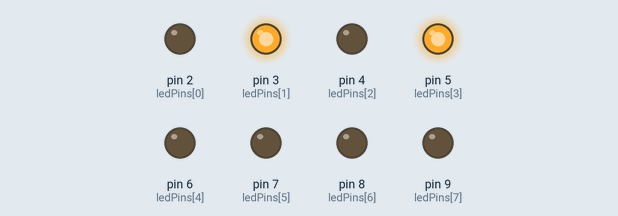
Recording of a sketch running on a simulated Arduino Uno, built with avr-gcc and run on an emulated ATmega328P. Shown: output pins drawn as LEDs (lit = HIGH).

Above: at 0.5 s.
At 2.0 s:
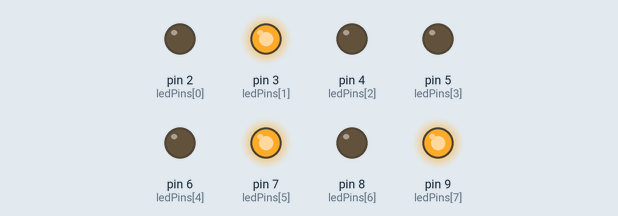
At 5.0 s:
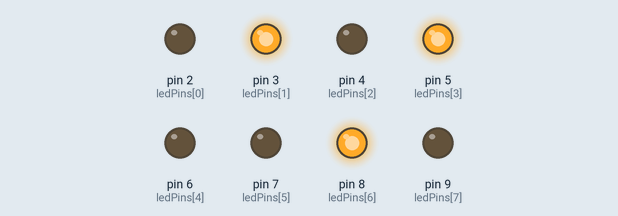
At 6.5 s:
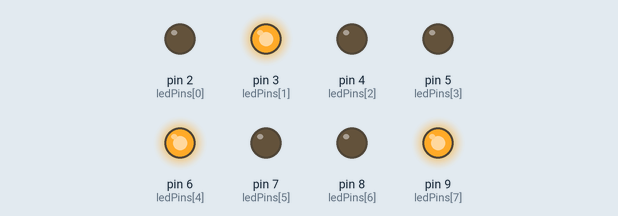
At 8.0 s:
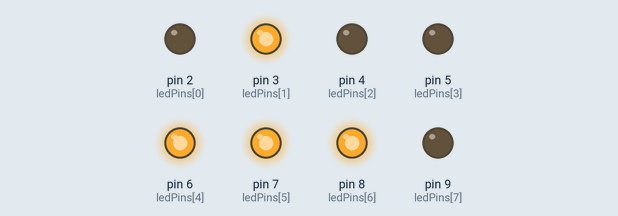
At 10.0 s:
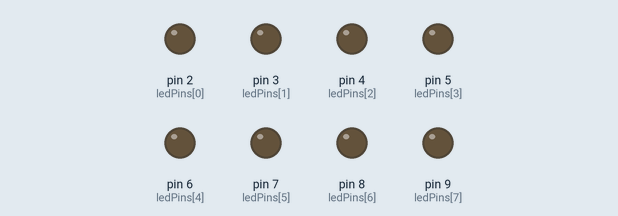
Timing chart, 0 to 15.0 s (numbered marks = the images above):
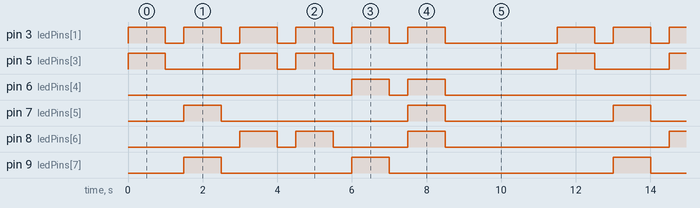

Measured:
- by itself, pin 3 (ledPins[1]): repeats every 11.5 s: 5 × (LOW 0.50 s, HIGH 1.0 s), LOW 3.0 s, HIGH 1.0 s
- by itself, pin 5 (ledPins[3]): repeats every 11.5 s: LOW 2.0 s, HIGH 1.0 s, LOW 0.50 s, HIGH 1.0 s, LOW 6.0 s, HIGH 1.0 s
- by itself, pin 6 (ledPins[4]): repeats every 11.5 s: LOW 0.50 s, HIGH 1.0 s, LOW 9.0 s, HIGH 1.0 s
- by itself, pin 7 (ledPins[5]): alternates HIGH for 1.0 s and LOW for 4.8 s
- by itself, pin 8 (ledPins[6]): repeats every 11.5 s: LOW 0.50 s, HIGH 1.0 s, LOW 2.0 s, HIGH 1.0 s, LOW 6.0 s, HIGH 1.0 s
- by itself, pin 9 (ledPins[7]): repeats every 11.5 s: LOW 3.5 s, HIGH 1.0 s, LOW 6.0 s, HIGH 1.0 s

The sketch:

Assignment_GE_102_week_3.ino
```cpp
/* the lines below represent the 8 bits for each letter of PERRIN

P=01010000

E=01000101

R=01010010

R=01010010

I=01001001

N=01001110   */


// LED Pin Variables


int ledPins[] = {2,3,4,5,6,7,8,9}; // An array to hold the pin each LED is

//Arrays for digitalWrite settings

 byte P[] = {LOW,HIGH,LOW,HIGH,LOW,LOW,LOW,LOW};

  int E[] = {LOW,HIGH,LOW,LOW,LOW,HIGH,LOW,HIGH};

   int R[] = {LOW,HIGH,LOW,HIGH,LOW,LOW,HIGH,LOW};

    int I[] = {LOW,HIGH,LOW,LOW,HIGH,LOW,LOW,HIGH};

     int N[] = {LOW,HIGH,LOW,LOW,HIGH,HIGH,HIGH,LOW};


// connected to i.e. LED #0 is connected to pin 2, LED #1, 3 and so on
// to access, ledPins[0] would equal 2 and ledPins[7] would equal 9

/*
 * setup() - this function runs once when you turn your Arduino on
 * We set the control pins to outputs
 */
void setup()
{
  // Set each pin connected to an LED to output mode (pulling high (on) or low (off))
  for(int i = 0; i < 8; i++) {    // this is a loop and will repeat eight times
    pinMode(ledPins[i],OUTPUT); // we use this to set each LED pin to output
  }                               // the code this replaces is below

  /* (commented code will not run)
   * these are the lines replaced by the for loop above. They do exactly the
   * same thing as the one above just needing less typing
  pinMode(ledPins[0],OUTPUT);
  pinMode(ledPins[1],OUTPUT);
  pinMode(ledPins[2],OUTPUT);
  pinMode(ledPins[3],OUTPUT);
  pinMode(ledPins[4],OUTPUT);
  pinMode(ledPins[5],OUTPUT);
  pinMode(ledPins[6],OUTPUT);
  pinMode(ledPins[7],OUTPUT);
  (end of commented code)*/
}

/*
 * loop() - this function will start after setup finishes, then repeat
 * this calls a function called oneAfterAnother(). if you would like a different
 * behaviour uncomment (delete the two slashes) on one of the other lines
 */
void loop()                 // run over and over again
{
  LastNameP();  // does the same as oneAfterAnotherNoLoop but with
  Pause();
  LastNameE();
  Pause();
  LastNameR();
  Pause();
  LastNameR();
  Pause();
  LastNameI();
  Pause();
  LastNameN();
  Pause();
  Pause();
  Pause();
  Pause();
  Pause();
  Pause();

}
```

Functions_Assigmne.ino
```cpp
void LastNameP()
{
  int delayTime = 0;  // the time (in milliseconds) to pause between LEDs
                        // make smaller for quicker switching and larger for slower

  // Turn Each LED on one after another
  for(int i = 0; i <= 7; i++){
    digitalWrite(ledPins[i], P[i]);                  // Beggining of P sequence

                 delay(delayTime);                    // Delay between sequence, does nothing unless delaytime is > 0

  }

delay(delayTime);
                     delay(1000);
}

void Pause()
{
   int delayTime = 0;  // the time (in milliseconds) to pause between LEDs
                        // make smaller for quicker switching and larger for slower

  for(int i = 7; i >= 0; i--) {     // same as above but rather than starting at 0 and
                                    // counting up, we start at seven and count down
    digitalWrite(ledPins[i], LOW);  // Turns off LED #i; each time this runs, i
    delay(delayTime);               // gets one subtracted from it so this will
  }                                 // repeat 8 times. the first time i will = 7,
                                    // the final time it will equal 0, I dont use an array here on the setting because there isnt really a point since all lights need to be off.
delay(500);
}
void LastNameE()
{
   int delayTime = 0;  // the time (in milliseconds) to pause between LEDs
                        // make smaller for quicker switching and larger for slower

                                     for(int i = 0; i <= 7; i++){
    digitalWrite(ledPins[i], E[i]); // BEGINNING OF E SEQUENCE
                 // gets one added to it so this will repeat
                 delay(delayTime); // SAME AS ABOVE


}


 delay(1000);
}
void LastNameR()
{

 int delayTime = 0;  // the time (in milliseconds) to pause between LEDs
                        // make smaller for quicker switching and larger for slower


  for(int i = 0; i <= 7; i++){
    digitalWrite(ledPins[i], R[i]); // R=01010010
                 // R
                 delay(delayTime);
  }
delay(delayTime);
                     delay(1000);
  }

 void LastNameI()
 {

 int delayTime = 0;  // the time (in milliseconds) to pause between LEDs
                        // make smaller for quicker switching and larger for slower


  for(int i = 0; i <= 7; i++){
    digitalWrite(ledPins[i], I[i]);    // I=01001001
                                        // I on phase
                 delay(delayTime);


  }                                 // 8 times. the first time i will = 0, the
                                    // final time i will equal 7;
delay(delayTime);
                     delay(1000);
 }

void LastNameN()
{

 int delayTime = 0;  // the time (in milliseconds) to pause between LEDs
                        // make smaller for quicker switching and larger for slower


                                     for(int i = 0; i <= 7; i++){
    digitalWrite(ledPins[i], N[i]); // N=01001110
                 // gets one added to it so this will repeat
                 delay(delayTime);

}


 delay(1000);
}
```
